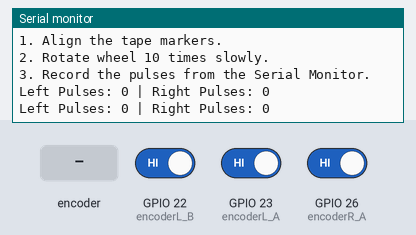
This sketch was run on a simulated ESP32. Parts: the last lines printed to the serial monitor. The test bench sets the inputs (shaded band); at power-on: GPIO 22 (encoderL_B) HIGH, GPIO 23 (encoderL_A) HIGH, GPIO 26 (encoderR_A) HIGH.

Above: at 1.2 s.
1.3 s: rotary encoder on GPIO 23 (encoderL_A) / GPIO 22 (encoderL_B) turned 1 step (first pin leading)
At 1.9 s:
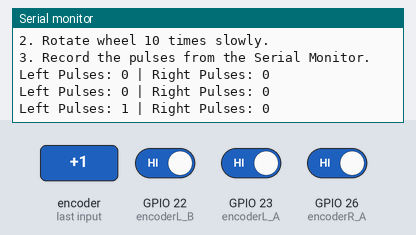
3.0 s: rotary encoder on GPIO 23 (encoderL_A) / GPIO 22 (encoderL_B) turned 1 step (first pin leading)
At 3.9 s:
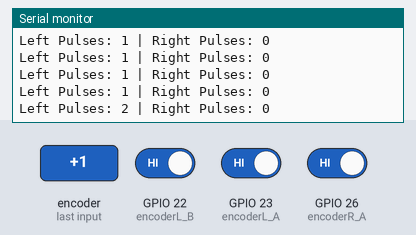
Timing chart, 0 to 6.0 s (numbered marks = the images above; inputs shaded):
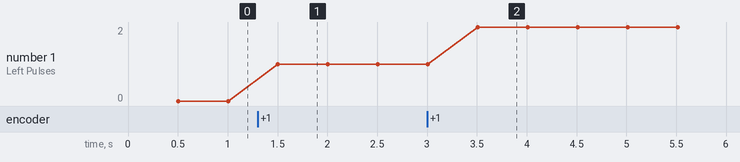

Measured:
- after the input at 1.3 s, the serial monitor: prints a new line after 0.20 s (image 1)
- after the input at 3.0 s, the serial monitor: prints a new line after 0.51 s (image 2)

The sketch:

TicksPerRevolution.ino
```cpp
// --- Left Encoder Pins ---
const int encoderL_A = 23;
const int encoderL_B = 22;

// --- Right Encoder Pins ---
const int encoderR_A = 26;
const int encoderR_B = 25;

// Use 'volatile' for variables changed inside interrupts
volatile long pulseCountL = 0;
volatile long pulseCountR = 0;

// Interrupt Service Routine (ISR) for Left Motor
void IRAM_ATTR handleEncoderL() {
  if (digitalRead(encoderL_B) == LOW) {
    pulseCountL++;
  } else {
    pulseCountL--;
  }
}

// Interrupt Service Routine (ISR) for Right Motor
void IRAM_ATTR handleEncoderR() {
  if (digitalRead(encoderR_B) == LOW) {
    pulseCountR++;
  } else {
    pulseCountR--;
  }
}

void setup() {
  Serial.begin(115200);

  pinMode(encoderL_A, INPUT_PULLUP);
  pinMode(encoderL_B, INPUT_PULLUP);
  pinMode(encoderR_A, INPUT_PULLUP);
  pinMode(encoderR_B, INPUT_PULLUP);

  // Attach interrupts to Phase A of both encoders
  attachInterrupt(digitalPinToInterrupt(encoderL_A), handleEncoderL, RISING);
  attachInterrupt(digitalPinToInterrupt(encoderR_A), handleEncoderR, RISING);

  Serial.println("--- TAPE TEST READY ---");
  Serial.println("1. Align the tape markers.");
  Serial.println("2. Rotate wheel 10 times slowly.");
  Serial.println("3. Record the pulses from the Serial Monitor.");
}

void loop() {
  // Print current counts every 500ms
  static uint32_t lastPrint = 0;
  if (millis() - lastPrint > 500) {
    Serial.print("Left Pulses: ");
    Serial.print(pulseCountL);
    Serial.print(" | Right Pulses: ");
    Serial.println(pulseCountR);
    lastPrint = millis();
  }
}
```
